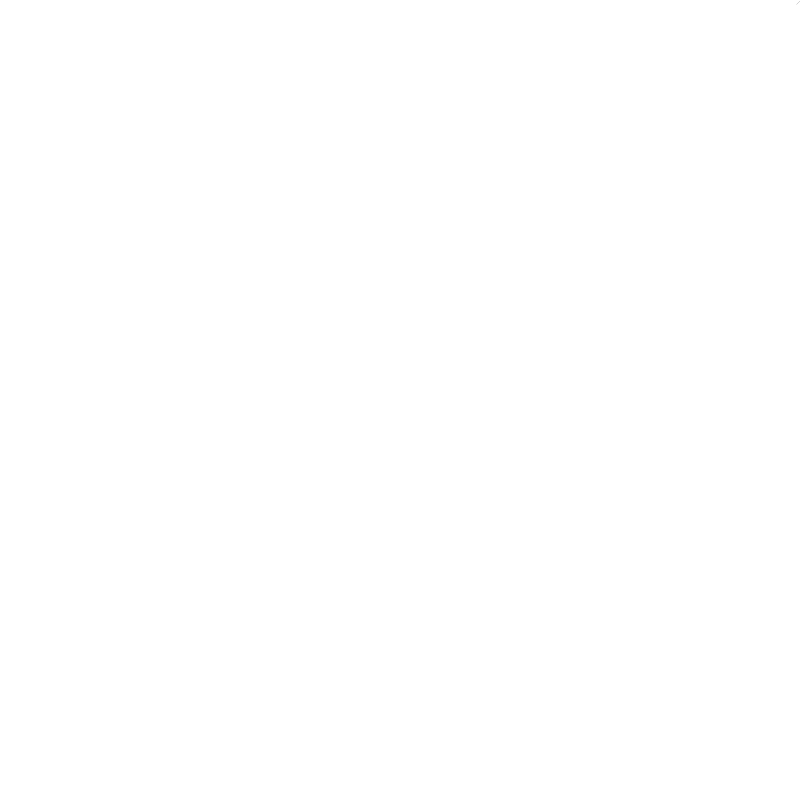
Frame 1 (no input)
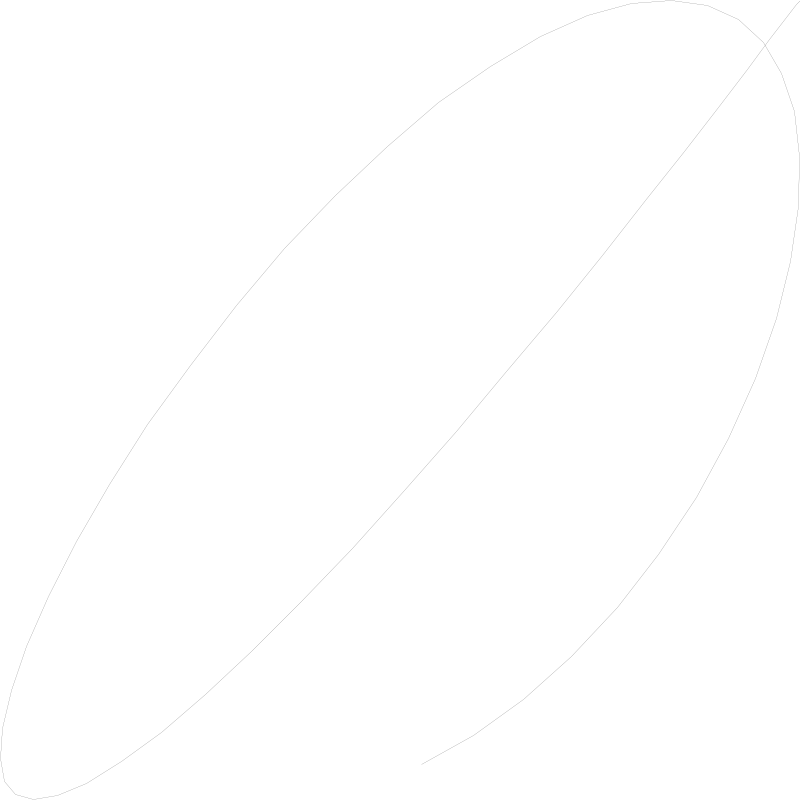
Frame 60 (the mouse pressed at the canvas centre just before this capture)
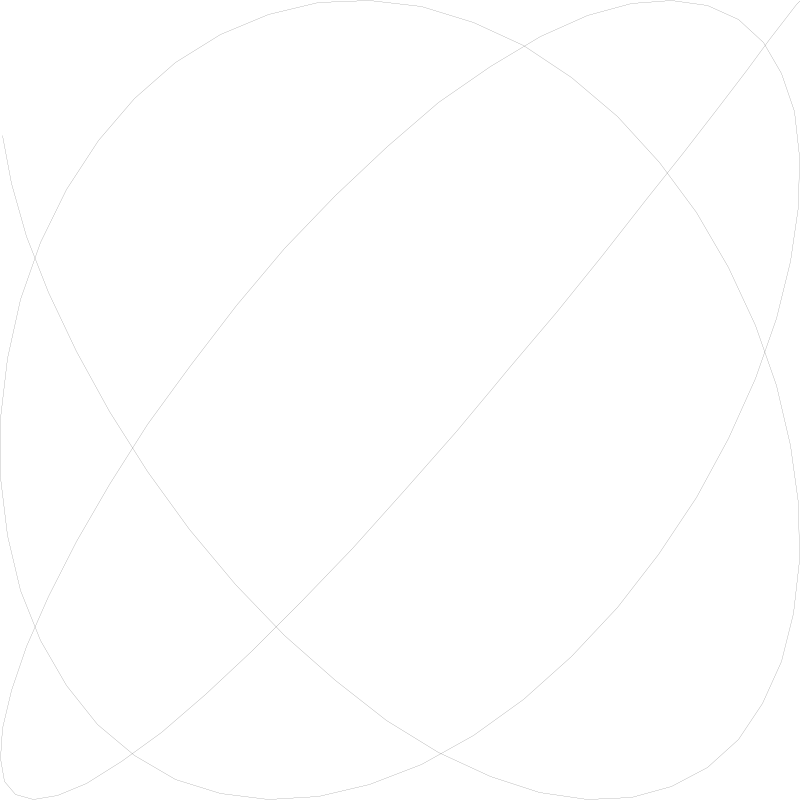
Frame 120 (the mouse held since frame 60 and released just before this capture)

The Processing sketch that drew these frames (run headless with seeded random() and noise(); from frame 60 on, the mouse is pressed at the canvas centre):

// Processing sketch: hw2e_LisajousCurves
// ── hw2e_LisajousCurves.pde
/*
@author: Zeyu Wu
*/

void setup() {
  size(800,800);
  background(255);
}

float x = 0, y = 0, p = 13, q = 15, t = 0, dt = 0.01;
void draw() {
  translate(width/2, height/2);
  scale(width/2, -height/(1 - -1));
  x = sin(PI/2+p*t);
  y = sin(PI/2+q*t);
  strokeWeight(0);
  
  if(t>PI*2){
    t = 0;
  }
  t += dt;
  float nx = cos(p*t);
  float ny = cos(q*t);
  line(x, y, nx, ny);

}
